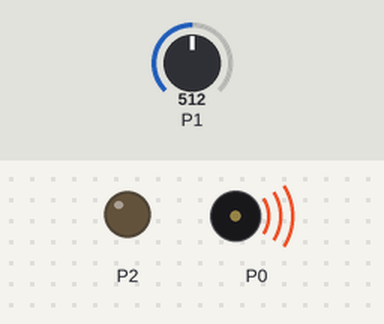
Recording of a program running on a simulated BBC micro:bit (MakeCode). On the bench: output pins drawn as LEDs (lit = HIGH), buzzer (waves = sounding). The inputs (shaded band) are chosen by the test bench; at power-on: P1 = 512 (analog values on the 0–1023 scale). Pins used as bus, display or sensor lines are not drawn.

Above: at 1.2 s.
1.3 s: P1 set to 110
4.8 s: P1 set to 90
At 7.0 s:
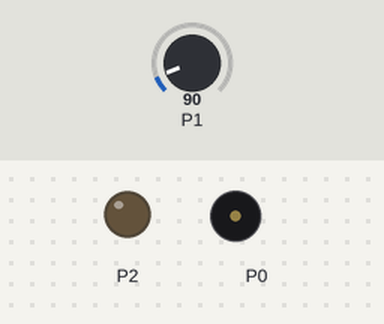
Timing chart, 0 to 8.5 s (numbered marks = the images above; inputs shaded):
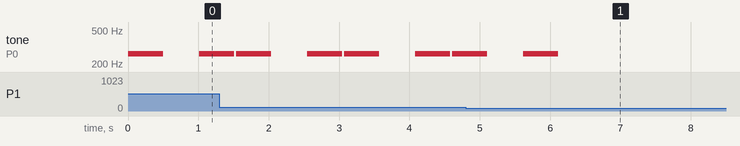

Measured:
- the behaviour switches between 100 and 99 on P1 (found by bisection; images 0 and 1)
- after the input at 4.8 s, tone on P0: goes on until 6.1 s, then stays silent
- by itself, tone on P0: repeats every 1.5 s: 262 Hz 0.50 s, silent 0.51 s, 262 Hz 0.50 s, silent 0.03 s

The program:

main.ts
```typescript
let M = 0
basic.forever(function () {
    M = pins.analogReadPin(AnalogPin.P1)
    if (M >= 100) {
        pins.digitalWritePin(DigitalPin.P0, 1)
        music.playTone(262, music.beat(BeatFraction.Whole))
        music.rest(music.beat(BeatFraction.Whole))
        music.playTone(262, music.beat(BeatFraction.Whole))
        pins.digitalWritePin(DigitalPin.P0, 1)
    } else {
        pins.digitalWritePin(DigitalPin.P0, 0)
        pins.digitalWritePin(DigitalPin.P2, 0)
    }
})
```

test.ts
```typescript
// 在這裡測試；當此封包作為擴充功能時，將不會編譯此內容。
```
